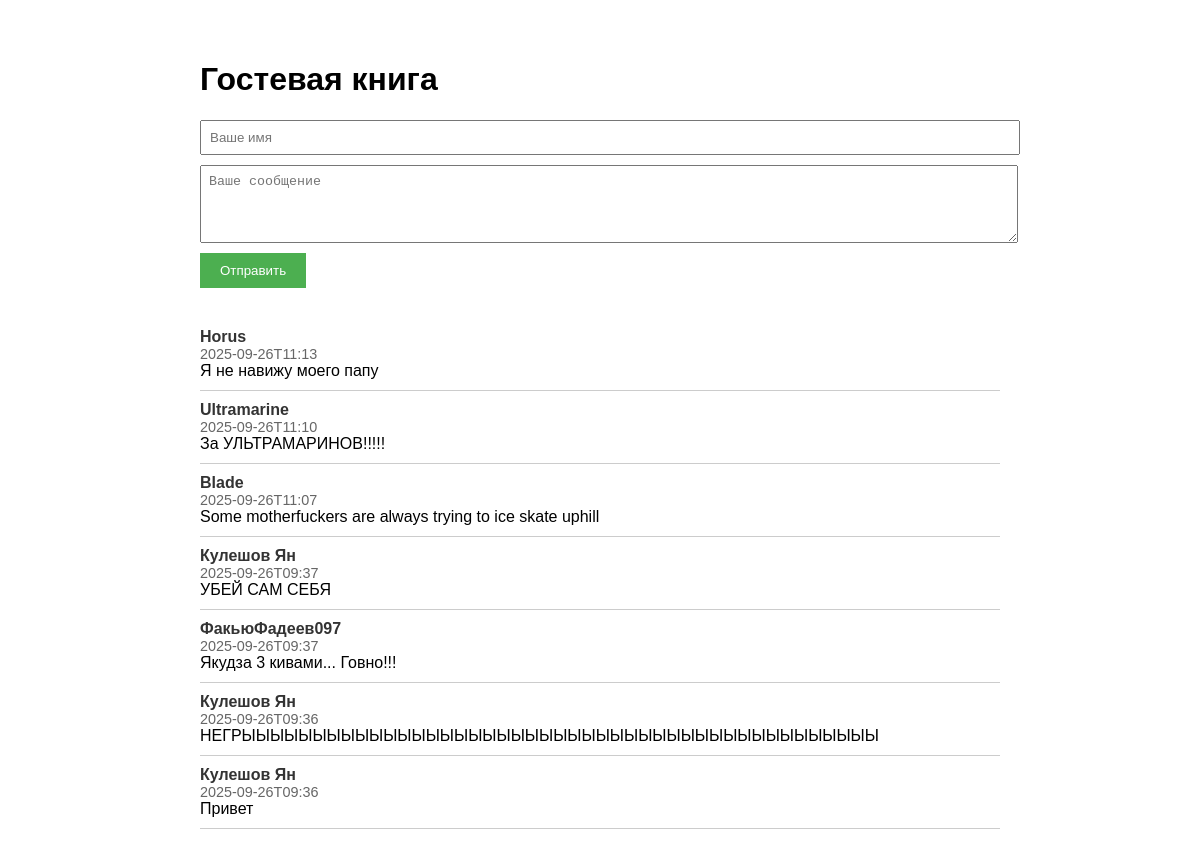
The page / on the database its author committed.
### tables this page shows
CREATE TABLE messages (
                id INTEGER PRIMARY KEY AUTOINCREMENT,
                author TEXT NOT NULL,
                message TEXT NOT NULL,
                timestamp TEXT NOT NULL
            );

### app.py (the view)
@app.route('/')
def index():
    init_db()
    conn = get_db_connection()
    messages = conn.execute('SELECT * FROM messages ORDER BY timestamp DESC').fetchall()
    conn.close()
    return render_template('index.html', messages=messages)

### app.py (called while the page is built)
def get_db_connection():
    conn = sqlite3.connect('guestbook.db')
    conn.row_factory = sqlite3.Row
    return conn

def init_db():
    if not os.path.exists('guestbook.db'):
        conn = get_db_connection()
        conn.execute('''
            CREATE TABLE messages (
                id INTEGER PRIMARY KEY AUTOINCREMENT,
                author TEXT NOT NULL,
                message TEXT NOT NULL,
                timestamp TEXT NOT NULL
            )
        ''')
        conn.commit()
        conn.close()

### templates/index.html (shortened to what this page needs)
<!DOCTYPE html>
<html lang="ru">
<head>
</head>
<body>
    <h1>Гостевая книга</h1>
    <form action="{{ url_for('sign') }}" method="post">
        <input type="text" name="author" placeholder="Ваше имя" required>
        <textarea name="message" placeholder="Ваше сообщение" rows="4" required></textarea>
        <button type="submit">Отправить</button>
    </form>
    <div id="messages">
        {% for message in messages %}
        <div class="message">
            <div class="author">{{ message.author }}</div>
            <div class="date">{{ message.timestamp[:16] }}</div>
            <div class="text">{{ message.message }}</div>
        </div>
        {% endfor %}
    </div>
</body>
</html>

### templates/index.html (style rules this page uses)
body { font-family: sans-serif; max-width: 800px; margin: 20px auto; padding: 20px; }
.message { border-bottom: 1px solid #ccc; padding: 10px 0; }
.author { font-weight: bold; color: #333; }
.date { color: #666; font-size: 0.9em; }
form { margin-bottom: 30px; }
input, textarea { display: block; margin-bottom: 10px; width: 100%; padding: 8px; }
button { padding: 10px 20px; background: #4CAF50; color: white; border: none; cursor: pointer; }

### rows shown on the page
messages: author "Horus", timestamp "2025-09-26T11:13", message "Я не навижу моего папу"
messages: author "Ultramarine", timestamp "2025-09-26T11:10", message "За УЛЬТРАМАРИНОВ!!!!!"
messages: author "Blade", timestamp "2025-09-26T11:07", message "Some motherfuckers are always trying to ice skate uphill"
messages: author "Кулешов Ян", timestamp "2025-09-26T09:37", message "УБЕЙ САМ СЕБЯ"
messages: author "ФакьюФадеев097", timestamp "2025-09-26T09:37", message "Якудза 3 кивами... Говно!!!"
messages: author "Кулешов Ян", timestamp "2025-09-26T09:36", message "НЕГРЫЫЫЫЫЫЫЫЫЫЫЫЫЫЫЫЫЫЫЫЫЫЫЫЫЫЫЫЫЫЫЫЫЫЫЫЫЫЫЫЫЫЫЫЫ"
messages: author "Кулешов Ян", timestamp "2025-09-26T09:36", message "Привет"
